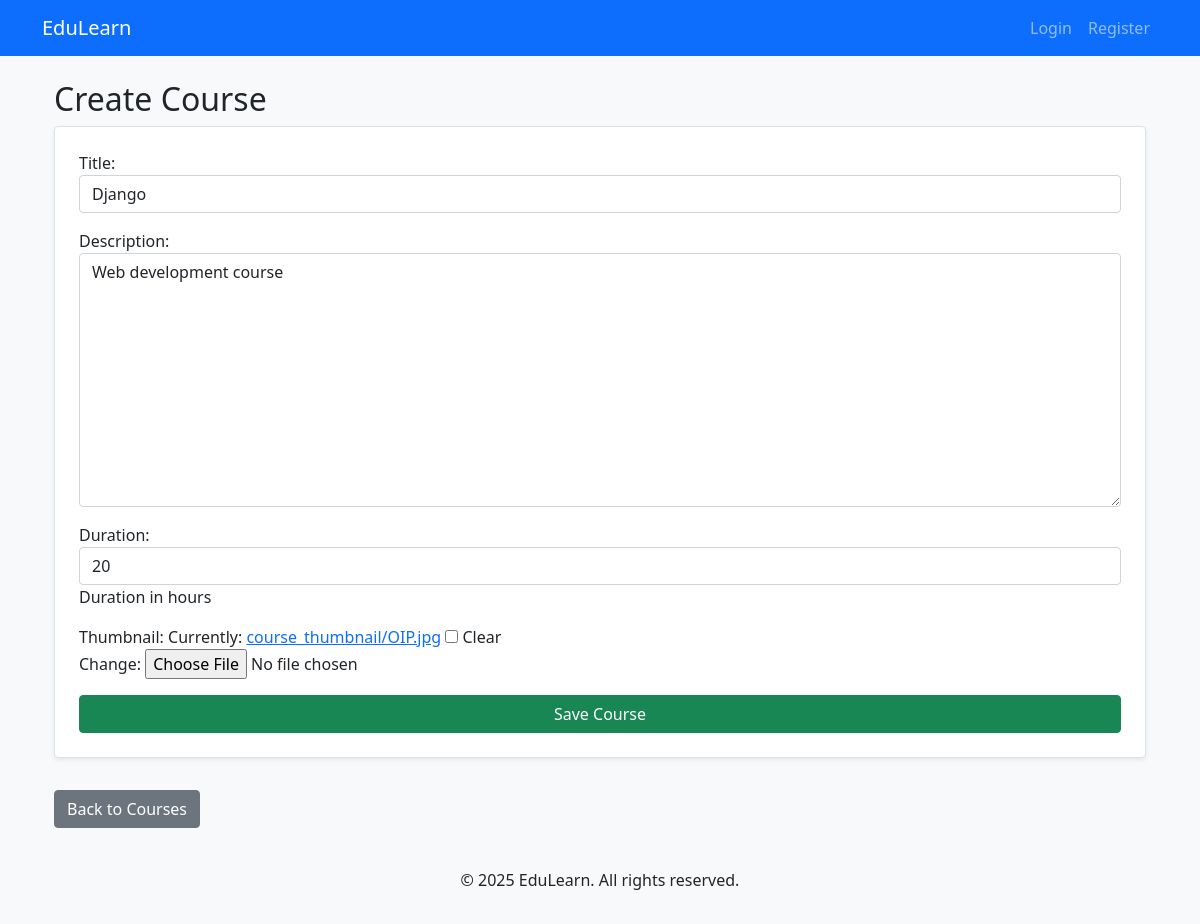
Page /1/update/ on the committed database.
### courses/models.py (models this page shows, shortened)
class Course(models.Model):
    title = models.CharField(max_length=200)
    description = models.TextField()
    duration = models.IntegerField(help_text="Duration in hours")
    thumbnail = models.ImageField(upload_to='course_thumbnails/', null=True, blank=True)
    created_at = models.DateTimeField(auto_now_add=True)

### courses/views.py (the view)
# urls.py: path('<int:course_id>/update/', course_update, name='course_update'),
def course_update(request, course_id):
    course = get_object_or_404(Course, id=course_id)
    if request.method == "POST":
        form = CourseForm(request.POST, request.FILES, instance=course)
        if form.is_valid():
            form.save()
            messages.success(request, "Course updated successfully!")
            return redirect('course_list')
    else:
        form = CourseForm(instance=course)
    return render(request, 'courses/course_form.html', {'form': form})

### courses/forms.py
class CourseForm(forms.ModelForm):
    class Meta:
        model = Course
        fields = ['title', 'description', 'duration', 'thumbnail']
        widgets = {
        'title': forms.TextInput(attrs={'class': 'form-control'}),
        'description': forms.Textarea(attrs={'class': 'form-control'}),
        'duration': forms.NumberInput(attrs={'class': 'form-control'}),
        }

### templates/courses/course_form.html (shortened to what this page needs)
<!--{% extends "courses/base.html" %}
{% block content %}
<div class="container mt-4">
<h2>{{ course.id|default:"Create" }} Course</h2>
<form method="post" enctype="multipart/form-data" class="p-4 border rounded bg-white shadow-sm">
{{ form.as_p }}
<button type="submit" class="btn btn-success w-100">Save Course</button>
</form>
<a href="{% url 'course_list' %}" class="btn btn-secondary mt-3">Back to Courses</a>
</div>
{% endblock %}-->

### templates/courses/base.html (style rules this page uses)
body { background-color: #f8f9fa; }

### rows in the picture
Course: title "Django", description "Web development course", duration "20"

### other values in the picture
{{ course.id|default:"Create" }} "Create"
